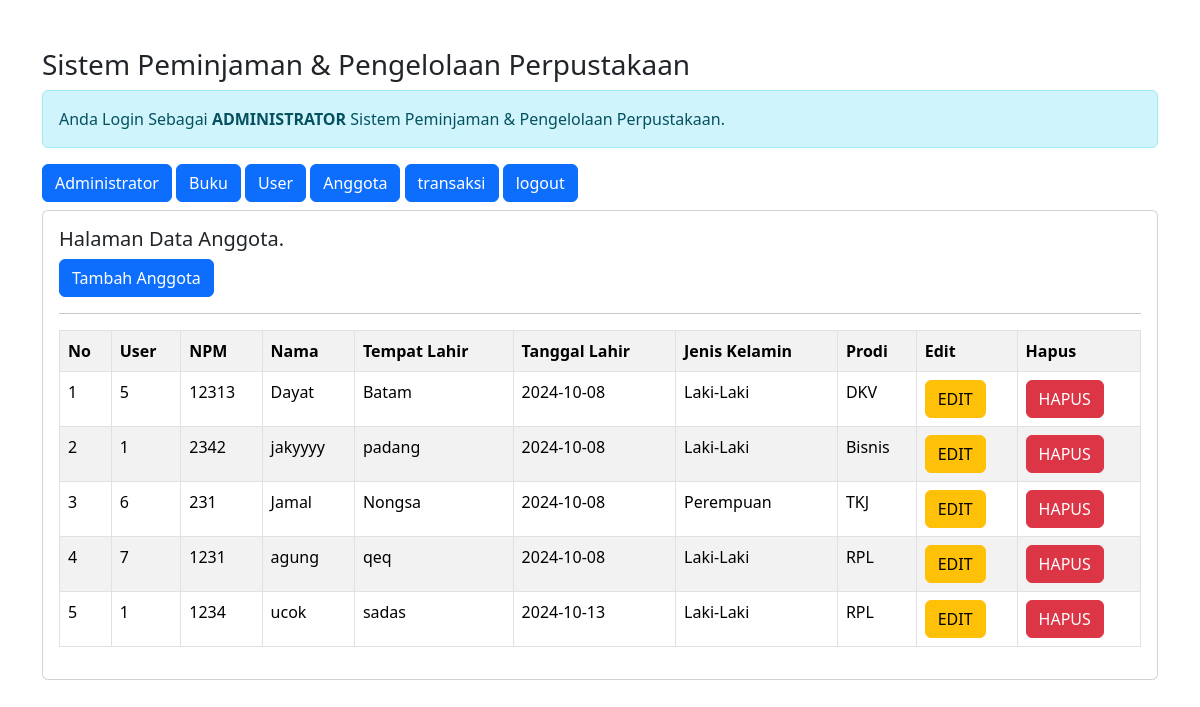
/admin/admin.php?url=anggota (signed in), run on the app's committed database.
### tables this page shows
CREATE TABLE `anggota` (
  `id_anggota` int(11) NOT NULL,
  `id_user` int(11) NOT NULL,
  `npm` int(11) NOT NULL,
  `nama` varchar(255) NOT NULL,
  `tempat_lahir` varchar(255) NOT NULL,
  `tgl_lahir` date NOT NULL,
  `jk` enum('Laki-Laki','Perempuan') NOT NULL,
  `prodi` varchar(255) NOT NULL
);

### admin/anggota.php (the view)
<h5>Halaman Data Anggota.</h5>
<a href="?url=tambah-anggota" class="btn btn-primary"> Tambah Anggota </a>
<hr>
<table class="table table-striped table-bordered">
    <tr class="fw-bold">
        <td>No</td>
        <td>User</td>
        <td>NPM</td>
        <td>Nama</td>
        <td>Tempat Lahir</td>
        <td>Tanggal Lahir</td>
        <td>Jenis Kelamin</td>
        <td>Prodi</td>
        <td>Edit</td>
        <td>Hapus</td>
    </tr>
    <?php
    include '../koneksi.php';
    $no = 1;
    $sql = "SELECT*FROM anggota ORDER BY id_anggota";
    $query = mysqli_query($koneksi, $sql);
    foreach($query as $data){ ?>
        <tr>
            <td><?= $no++; ?></td>
            <td><?= $data['id_user'] ?></td>
            <td><?= $data['npm'] ?></td>
            <td><?= $data['nama'] ?></td>
            <td><?= $data['tempat_lahir'] ?></td>
            <td><?= $data['tgl_lahir'] ?></td>
            <td><?= $data['jk'] ?></td>
            <td><?= $data['prodi'] ?></td>
            <td>
                <a href="?url=edit-anggota&id_anggota=<?= $data['id_anggota'] ?>" class='btn btn-warning'>EDIT</a>
            </td>
            <td>
                <a onclick="return confirm('Apakah Anda Yakin Ingin Menghapus Data')" href="?url=hapus-anggota&id_anggota=<?= $data['id_anggota'] ?>" class='btn btn-danger'>HAPUS</a>
            </td>
        </tr>
    <?php } ?>
</table>

### data on the page
anggota: id_user "5", npm "12313", nama "Dayat", tempat_lahir "Batam", tgl_lahir "2024-10-08", jk "Laki-Laki", prodi "DKV"
anggota: id_user "1", npm "2342", nama "jakyyyy", tempat_lahir "padang", tgl_lahir "2024-10-08", jk "Laki-Laki", prodi "Bisnis"
anggota: id_user "6", npm "231", nama "Jamal", tempat_lahir "Nongsa", tgl_lahir "2024-10-08", jk "Perempuan", prodi "TKJ"
anggota: id_user "7", npm "1231", nama "agung", tempat_lahir "qeq", tgl_lahir "2024-10-08", jk "Laki-Laki", prodi "RPL"
anggota: id_user "1", npm "1234", nama "ucok", tempat_lahir "sadas", tgl_lahir "2024-10-13", jk "Laki-Laki", prodi "RPL"
